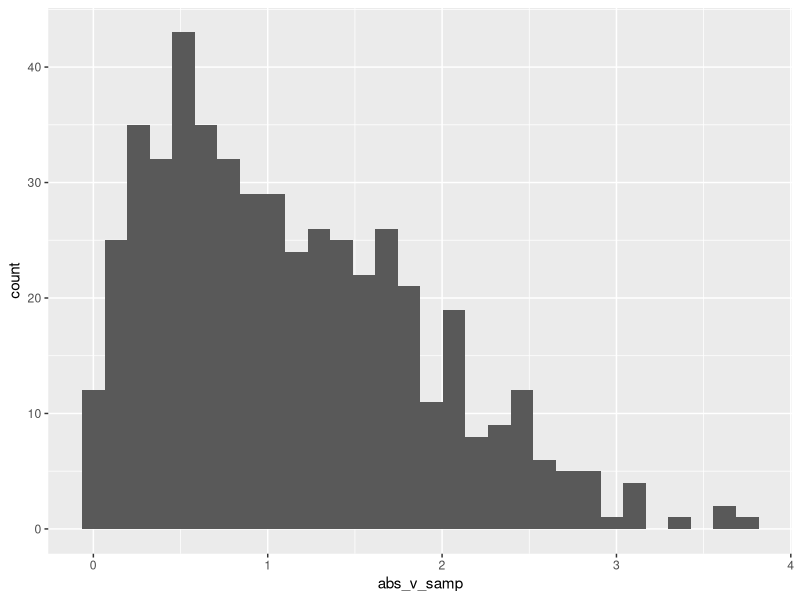

Generate this figure with R:
## ---- chunk 1
library(tidyverse)
## ---- chunk 2
samp = rnorm(100)
length(samp)
## ---- chunk 3

la_df = 
  tibble(
      norm_samp = rnorm(n = 500, mean = 1),
      samp_g0 = norm_samp > 0,
      abs_v_samp = abs(norm_samp)
  )

ggplot(la_df, aes(x = abs_v_samp)) +
  geom_histogram()

